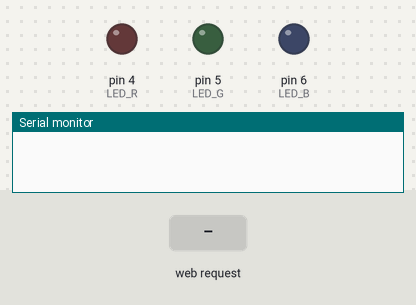
Simulated run of this sketch. Board: Arduino Uno, built with avr-gcc and run on an emulated ATmega328P. On the bench: output pins drawn as LEDs (lit = HIGH), the last lines printed to the serial monitor. Inputs (shaded band) come from the test bench. WiFi joins after 1.5 s; servers stay silent unless stated.

Above: at 1.2 s.
1.3 s: HTTP request GET /led.cgi?led_status=1 received
At 1.7 s:
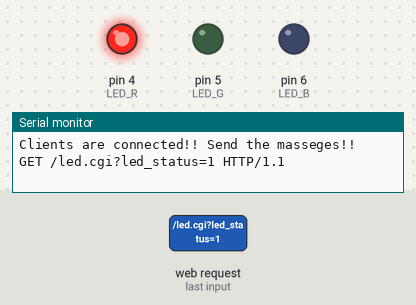
2.8 s: HTTP request GET /led.cgi?led_status=2 received
At 4.0 s:
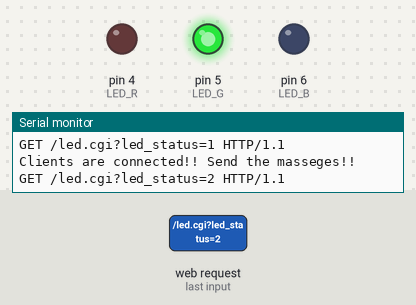
4.3 s: HTTP request GET /led.cgi?led_status=3 received
At 5.1 s:
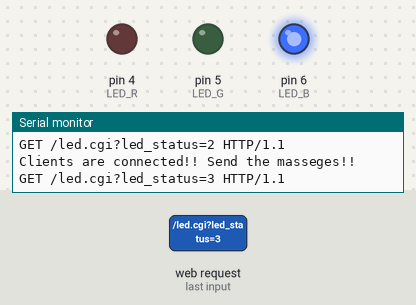
Timing chart, 0 to 7.3 s (numbered marks = the images above; inputs shaded):
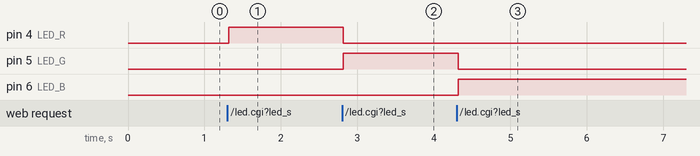

Measured:
- after the input at 1.3 s, pin 4 (LED_R): LOW → HIGH at once
- after the input at 2.8 s, pin 4 (LED_R): HIGH → LOW at once; pin 5 (LED_G): LOW → HIGH at once
- after the input at 4.3 s, pin 5 (LED_G): HIGH → LOW at once; pin 6 (LED_B): LOW → HIGH at once

The sketch:

Ethernet_3LED_T.ino
```cpp
#include <SPI.h>
#include <Ethernet.h>

//MAC address for Arduino
byte MAC[] = {0xDE, 0xAD, 0xBE, 0xEF, 0xFE, 0xEC};
//IP address for Arduino
IPAddress IP(192, 168, 2, 77);
//Create a Web-server
EthernetServer server(80);

int LED_R = 4;
int LED_G = 5;
int LED_B = 6;

void setup()
{
    Serial.begin(9600);
    // dht.begin();
    Ethernet.begin(MAC, IP);
    server.begin();
    pinMode(LED_R, OUTPUT);
    pinMode(LED_G, OUTPUT);
    pinMode(LED_B, OUTPUT);
}

void loop()
{
    ethernetClients();
}

void ethernetClients()
{
    EthernetClient client = server.available();
    if (client)
    {
        Serial.println("Clients are connected!! Send the masseges!!");
        boolean current = true;
        String buffer = "";
        //clients are connected to server
        while (client.connected())
        {
            if (client.available())
            {
                char c = client.read();
                buffer += c;
                if (c == '\n')
                {
                    buffer = "";
                }
                else if (c == '\r')
                {
                    Serial.println(buffer);
                    if (buffer.indexOf("GET /led.cgi?led_status=1") >= 0)
                    {
                        digitalWrite(LED_R, HIGH);
                        digitalWrite(LED_G, LOW);
                        digitalWrite(LED_B, LOW);
                        status_check(client);
                    }
                    else if (buffer.indexOf("GET /led.cgi?led_status=2") >= 0)
                    {
                        digitalWrite(LED_R, LOW);
                        digitalWrite(LED_G, HIGH);
                        digitalWrite(LED_B, LOW);
                        status_check(client);
                    }
                    else if (buffer.indexOf("GET /led.cgi?led_status=3") >= 0)
                    {
                        digitalWrite(LED_R, LOW);
                        digitalWrite(LED_G, LOW);
                        digitalWrite(LED_B, HIGH);
                        status_check(client);
                    }
                    else
                    {
                        // digitalWrite(LED_R, LOW);
                        // digitalWrite(LED_G, LOW);
                        // digitalWrite(LED_B, LOW);
                        status_check(client);
                    }
                }
            }
        }
    }
}

void status_check(EthernetClient client)
{
    client.println("HTTP/1.1 200 OK");
    client.println("Content-Type: text/html");
    client.println("Connection:close");
    client.println();
    client.println("<!DOCTYPE html>");
    client.println("<html lang='kor'>");
    client.println("<head>");
    client.println("<meta charset='UTF-8'>");
    client.println("<title>Arduino Ethernet Server</title>");
    client.println("</head>");
    client.println("<body>");
    client.println("<h1>Wellcome Arduino-Ethernet-Server!!</h1>");
    client.println("<p>아두이노 이더넷 서버에 오신것을 환영합니다.</p>");
    if (digitalRead(LED_R) > 0)
    {
        client.println("LED가 현재 <span style='color:red; font-weight:bold;'> RED </span> 상태입니다.");
    }
    else if (digitalRead(LED_G) > 0)
    {
        client.println("LED가 현재 <span style='color:green; font-weight:bold;'> GREEN </span> 상태입니다.");
    }
    else if (digitalRead(LED_B) > 0)
    {
        client.println("LED가 현재 <span style='color:blue; font-weight:bold;'> BLUE </span> 상태입니다.");
    }
    else
    {
        client.println("LED가 현재 <span style='color:gray; font-weight:bold;'> OFF </span> 상태입니다.");
    }
    client.println("</br>");
    // CGI(Common Gateway Interface)
    client.println("<form method='GET' name='led_status' action='/led.cgi'>");
    radioHTML(client);
    client.println("<input type='submit' value='전송'/>");
    client.println("</form>");
    client.println("</body>");
    client.println("</html>");
    client.stop();
}

void radioHTML(EthernetClient client)
{
    if (digitalRead(LED_R) > 0)
    {
        client.println("<p><input type='radio' name='led_status' value='1' checked/>RED</p>");
        client.println("<p><input type='radio' name='led_status' value='2'/>GREEN</p>");
        client.println("<p><input type='radio' name='led_status' value='3'/>BLUE</p>");
    }
    else if (digitalRead(LED_G) > 0)
    {
        client.println("<p><input type='radio' name='led_status' value='1'/>RED</p>");
        client.println("<p><input type='radio' name='led_status' value='2' checked/>GREEN</p>");
        client.println("<p><input type='radio' name='led_status' value='3'/>BLUE</p>");
    }
    else if (digitalRead(LED_B) > 0)
    {
        client.println("<p><input type='radio' name='led_status' value='1'/>RED</p>");
        client.println("<p><input type='radio' name='led_status' value='2'/>GREEN</p>");
        client.println("<p><input type='radio' name='led_status' value='3' checked/>BLUE</p>");
    }
    else
    {
        client.println("<p><input type='radio' name='led_status' value='1'/>RED</p>");
        client.println("<p><input type='radio' name='led_status' value='2'/>GREEN</p>");
        client.println("<p><input type='radio' name='led_status' value='3'/>BLUE</p>");
    }

}
```
